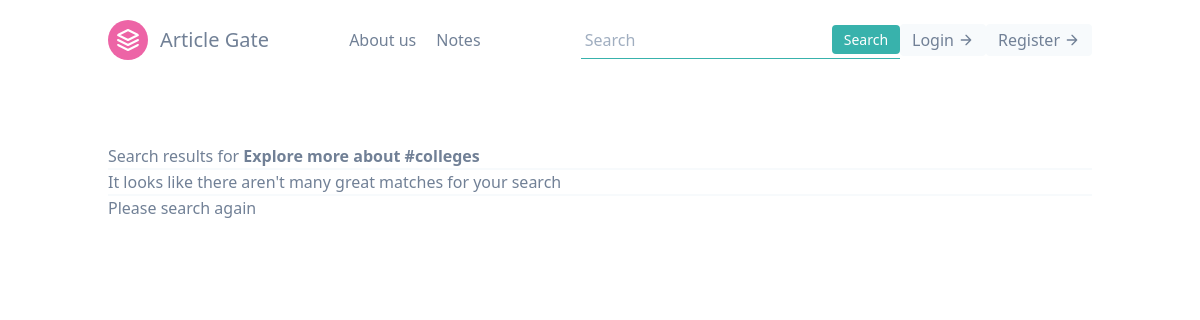
The app's page /article/tag/colleges, older data.
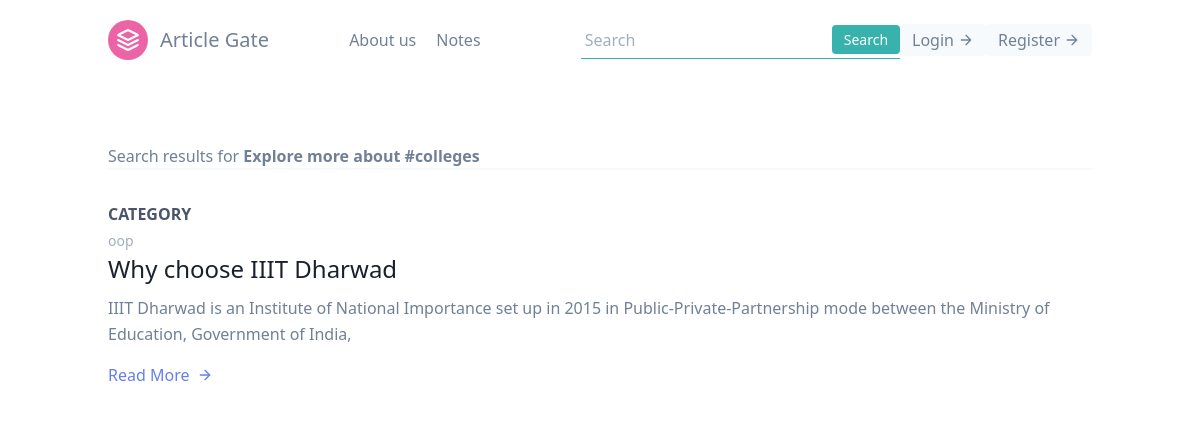
The same page, newer data.
### article/models.py (models this page shows, shortened)
class Post(models.Model):
    title = models.CharField(max_length=50)
    about = models.CharField(default="",max_length=200)
    content = RichTextField(blank=True, null=True)
    author = models.ForeignKey(User, on_delete=models.CASCADE, blank=True, null=True)
    date_posted = models.DateTimeField(default=timezone.now)
    likes = models.IntegerField(default=0)
    views = models.IntegerField(default=0)
    tags  = models.CharField(default="",max_length=150)

### article/views.py (the view)
# urls.py: path('article/tag/<str:tagname>',views.tagName,name='tagName'),
def tagName(request, tagname):
    list_tag_obj = []
    objs = Post.objects.all()
    for obj in objs:
        if obj.tags == tagname:
            list_tag_obj.append(obj)
    context = {
        'list_tag_obj':list_tag_obj,
        'tagname':tagname
    }
    return render(request, 'article/tag_search.html', context)

### article/templates/article/tag_search.html (shortened to what this page needs)
<!DOCTYPE html>
<html lang="en">
<head>
  <link href="https://unpkg.com/tailwindcss@^1.0/dist/tailwind.min.css" rel="stylesheet">
</head>
<body>
  <header class="text-gray-600 body-font">
    <div class="container mx-auto flex flex-wrap p-5 flex-col md:flex-row items-center">
      <a class="flex title-font font-medium items-center text-gray-900 mb-4 md:mb-0">
        <svg xmlns="http://www.w3.org/2000/svg" fill="none" stroke="currentColor" stroke-linecap="round"
          stroke-linejoin="round" stroke-width="2" class="w-10 h-10 text-white p-2 bg-pink-500 rounded-full"
          viewBox="0 0 24 24">
          <path d="M12 2L2 7l10 5 10-5-10-5zM2 17l10 5 10-5M2 12l10 5 10-5"></path>
        </svg>
        <a href="{% url 'article:article-home' %}"> <span class="ml-3 text-xl">Article Gate</span></a>
      </a>
      <nav class="md:ml-auto md:mr-auto flex flex-wrap items-center text-base justify-center">
        <a class="mr-5 hover:text-gray-900">About us</a>
        <a class="mr-5 hover:text-gray-900">Notes </a>
      </nav>
      <form method="get" action="/article/search">
        <div class="flex items-center border-b border-teal-500 py-1">
          <input
            class="appearance-none bg-transparent border-none w-full text-gray-700 mr-3 py-0 px-1 leading-tight focus:outline-none"
            type="text" placeholder="Search" aria-label="Full name" name="query" id="query">
          <button
            class="flex-shrink-0 bg-teal-500 hover:bg-teal-700 border-teal-500 hover:border-teal-700 text-sm border-4 text-white py-0 px-2 rounded"
            type="submit">
            Search
          </button>
        </div>
      </form>
      {% if user.is_authenticated %}
      <button
        class="inline-flex items-center bg-gray-100 border-0 py-1 px-3 focus:outline-none hover:bg-gray-200 rounded text-base mt-4 md:mt-0">
        <a href="{% url 'article:addArticle' %}">Create Post</a>
      </button>
      <button
        class="inline-flex items-center bg-gray-100 border-0 py-1 px-3 focus:outline-none hover:bg-gray-200 rounded text-base mt-4 md:mt-0">
        <a href="{% url 'profileView' %}">{{ user.username }}</a>
      </button>
      <button
        class="inline-flex items-center bg-gray-100 border-0 py-1 px-3 focus:outline-none hover:bg-gray-200 rounded text-base mt-4 md:mt-0">
        <a href="{% url 'login' %}">Logout</a>
        <svg fill="none" stroke="currentColor" stroke-linecap="round" stroke-linejoin="round" stroke-width="2"
          class="w-4 h-4 ml-1" viewBox="0 0 24 24">
          <path d="M5 12h14M12 5l7 7-7 7"></path>
        </svg>
      </button>
      {% else %}
      <button
        class="inline-flex items-center bg-gray-100 border-0 py-1 px-3 focus:outline-none hover:bg-gray-200 rounded text-base mt-4 md:mt-0">
        <a href="{% url 'login' %}">Login</a>
        <svg fill="none" stroke="currentColor" stroke-linecap="round" stroke-linejoin="round" stroke-width="2"
          class="w-4 h-4 ml-1" viewBox="0 0 24 24">
          <path d="M5 12h14M12 5l7 7-7 7"></path>
        </svg>
      </button>
      <button
        class="inline-flex items-center bg-gray-100 border-0 py-1 px-3 focus:outline-none hover:bg-gray-200 rounded text-base mt-4 md:mt-0">
        <a href="{% url 'signUp' %}">Register</a>
        <svg fill="none" stroke="currentColor" stroke-linecap="round" stroke-linejoin="round" stroke-width="2"
          class="w-4 h-4 ml-1" viewBox="0 0 24 24">
          <path d="M5 12h14M12 5l7 7-7 7"></path>
        </svg>
      </button>
      {% endif %}
    </div>
  </header>
  <section class="text-gray-600 body-font overflow-hidden">
    <div class="container px-5 py-24 mx-auto">
      <div class="-my-8 divide-y-2 divide-gray-100">
        <h3>Search results for <span style="font-weight: bold;"> Explore more about #{{ tagname }} </span></h3>
        {% if list_tag_obj|length < 1 %} <p>It looks like there aren't many great matches for your search</p>
          <p>Please search again</p>
          {% endif %}
          {% for post in list_tag_obj %}
          <div class="py-8 flex flex-wrap md:flex-nowrap">
            <div class="md:w-64 md:mb-0 mb-6 flex-shrink-0 flex flex-col">
              <span class="font-semibold title-font text-gray-700">CATEGORY</span>
              <span class="mt-1 text-gray-500 text-sm">{{ post.author }}</span>
            </div>
            <div class="md:flex-grow">
              <h2 class="text-2xl font-medium text-gray-900 title-font mb-2"><a
                  href="{% url 'article:fullArticle' post.title post.id %}"> {{ post.title }}</a></h2>
              <p class="leading-relaxed">{{ post.about|safe }}</p>
              <a class="text-indigo-500 inline-flex items-center mt-4"
                href="{% url 'article:fullArticle' post.title post.id %}">Read More
                <svg class="w-4 h-4 ml-2" viewBox="0 0 24 24" stroke="currentColor" stroke-width="2" fill="none"
                  stroke-linecap="round" stroke-linejoin="round">
                  <path d="M5 12h14"></path>
                  <path d="M12 5l7 7-7 7"></path>
                </svg>
              </a>
            </div>
          </div>
          {% endfor %}
      </div>
    </div>
  </section>
</body>
</html>

Row changes from the older to the newer data that the page shows:
now on this page (row edited): Post: tags "colleges", author "oop", title "Why choose IIIT Dharwad", about "IIIT Dharwad is an Institute of National Importance set up in 2015 in Public-Private-Partnership mode between the Ministry of Education, Government of India,"
Text that changed along with them:
{{ tagname }}: "colleges" → (not shown)
text no longer shown: "It looks like there aren't many great matches for your search Please search again"
